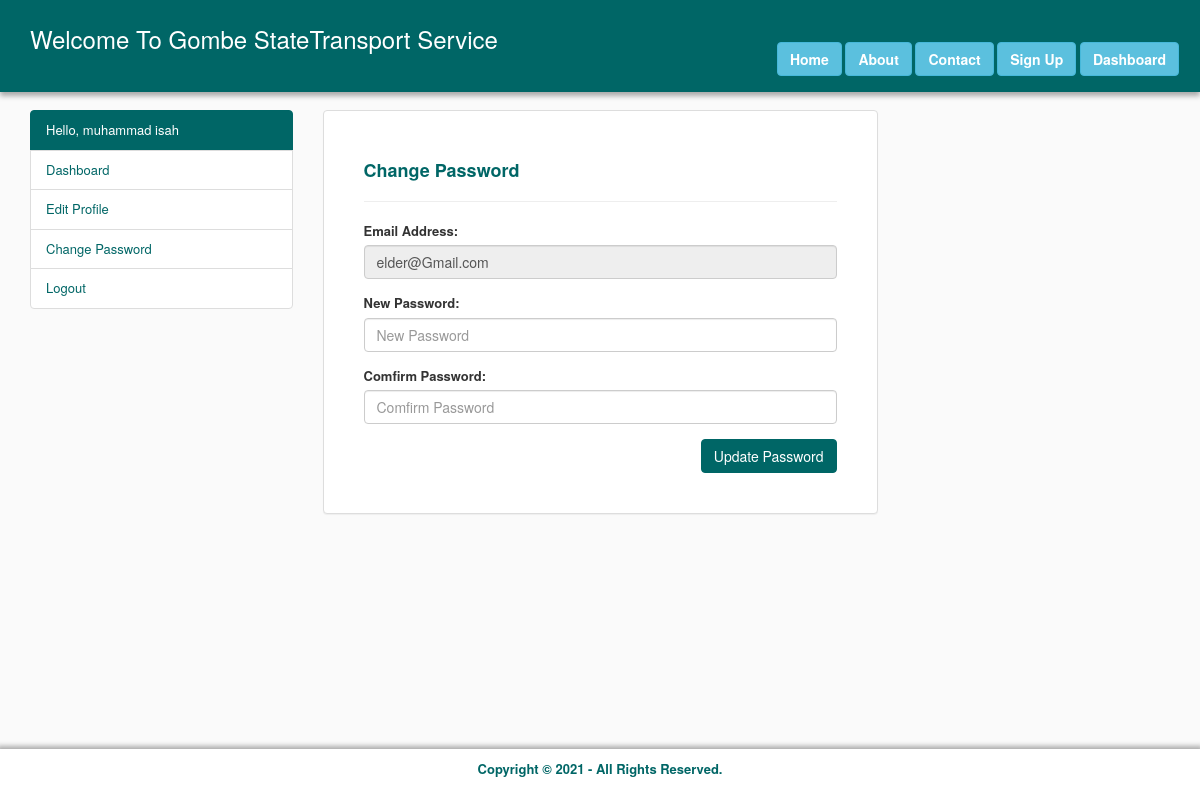
The app's page /clerk/change_password.php (signed in) with its own data.
### tables this page shows
CREATE TABLE `clerk` (
  `id` int(11) NOT NULL,
  `fname` varchar(200) NOT NULL,
  `lname` varchar(200) NOT NULL,
  `email` varchar(200) NOT NULL,
  `phone` varchar(200) NOT NULL,
  `gender` varchar(200) NOT NULL,
  `m_status` varchar(200) NOT NULL,
  `birth` varchar(200) NOT NULL,
  `address` varchar(200) NOT NULL,
  `password` varchar(200) NOT NULL,
  `status` enum('0','1') NOT NULL
);

### clerk/change_password.php (the view, shortened to what this page needs)
<?php
	require '../config/conn.php';
	$loadData = mysqli_query($isah, "SELECT * FROM clerk WHERE email='".$_SESSION['email']."'");
	$dataUser = mysqli_fetch_array($loadData);
?>
<!DOCTYPE html>
<html>
<head>
	<link rel="stylesheet" type="text/css" href="../css/bootstrap.min.css">
	<link rel="stylesheet" type="text/css" href="../css/style.css">
</head>
<body>
	<?php require '../config/header.php'; ?>
	<div class="container" style="margin-top: 110px">
		<div class="row">
			<?php require '../config/clerk_sidebar.php'; ?>
			<div class="col-md-6">
				<div class="panel panel-default">
				  <div class="panel-body" style="padding: 40px">
				  	<form method="POST" action="">
				  		<div class="form-group">
				  			<h4 class="text-left"><b>Change Password</b></h4> <hr>
				  		</div>
				  		<div class="row">
				  			<div class="col-md-12">
				  				<div class="form-group">
						  			<label>Email Address:</label>
						  			<input type="text" name="email" id="email" class="form-control" placeholder="Email Address" value="<?php echo $dataUser['email']; ?>" readonly required>
						  		</div>
				  			</div>
				  			<div class="col-md-12">
				  				<div class="form-group">
						  			<label>New Password:</label>
						  			<input type="password" name="password" id="password" class="form-control" placeholder="New Password" required>
						  		</div>
				  			</div>
				  			<div class="col-md-12">
				  				<div class="form-group">
						  			<label>Comfirm Password:</label>
						  			<input type="password" name="cpassword" id="cpassword" class="form-control" placeholder="Comfirm Password" required>
						  		</div>
				  			</div>
				  		</div>
				  		<div class="form-group">
				  			<input type="submit"  name="Update_password" id="Update_password" class="btn btn-default pull-right" value="Update Password">
				  		</div>
				  	</form>
				  </div>
				</div>
			</div>
		</div>
	</div>
	<?php require '../config/footer.php'; ?>
</body>
</html>

### config/clerk_sidebar.php
<?php
	$User = mysqli_query($isah, "SELECT * FROM clerk WHERE email='".$_SESSION['email']."'");
	$viewUser = mysqli_fetch_array($User);
?>
<div class="col-md-3">
				<div class="list-group">
				  <a href="#" class="list-group-item disabled">Hello, <?php echo $viewUser['fname']." ".$viewUser['lname']; ?> </a>
				  <a href="clerk_dashboard.php" class="list-group-item">Dashboard</a>
				  <a href="clerk_profile.php" class="list-group-item">Edit Profile</a>
				  <a href="change_password.php" class="list-group-item">Change Password</a>
				  <a href="logout.php" class="list-group-item">Logout</a>
				</div>
			</div>

### css/style.css (style rules this page uses)
body { font-size: 13px; background-color: #fafafa; }
.panel-default h4 { color: #006666; font-weight: bolder; }
.btn-default { background-color: #006666; border: 1px solid #006666; color: #ffffff; }
.list-group-item.disabled, .list-group-item.disabled:focus, .list-group-item.disabled:hover { background-color: #006666; border: 1px solid #006666; color: #ffffff; }
a.list-group-item, button.list-group-item { color: #006666; }

### records on screen
clerk: fname "muhammad", lname "isah", email "elder@Gmail.com"
